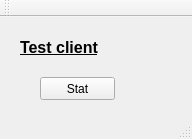
<?xml version="1.0" encoding="UTF-8"?>
<ui version="4.0">
 <class>MainWindow</class>
 <widget class="QMainWindow" name="MainWindow">
  <property name="geometry">
   <rect>
    <x>0</x>
    <y>0</y>
    <width>192</width>
    <height>139</height>
   </rect>
  </property>
  <property name="windowTitle">
   <string>Test client</string>
  </property>
  <widget class="QWidget" name="centralWidget">
   <widget class="QPushButton" name="pbStat">
    <property name="geometry">
     <rect>
      <x>40</x>
      <y>60</y>
      <width>75</width>
      <height>23</height>
     </rect>
    </property>
    <property name="text">
     <string>Stat</string>
    </property>
   </widget>
   <widget class="QLabel" name="label">
    <property name="geometry">
     <rect>
      <x>20</x>
      <y>20</y>
      <width>151</width>
      <height>21</height>
     </rect>
    </property>
    <property name="font">
     <font>
      <pointsize>12</pointsize>
      <weight>75</weight>
      <bold>true</bold>
      <underline>true</underline>
     </font>
    </property>
    <property name="text">
     <string>Test client</string>
    </property>
   </widget>
  </widget>
  <widget class="QMenuBar" name="menuBar">
   <property name="geometry">
    <rect>
     <x>0</x>
     <y>0</y>
     <width>192</width>
     <height>21</height>
    </rect>
   </property>
  </widget>
  <widget class="QToolBar" name="mainToolBar">
   <attribute name="toolBarArea">
    <enum>TopToolBarArea</enum>
   </attribute>
   <attribute name="toolBarBreak">
    <bool>false</bool>
   </attribute>
  </widget>
  <widget class="QStatusBar" name="statusBar"/>
 </widget>
 <layoutdefault spacing="6" margin="11"/>
 <resources/>
 <connections/>
</ui>
